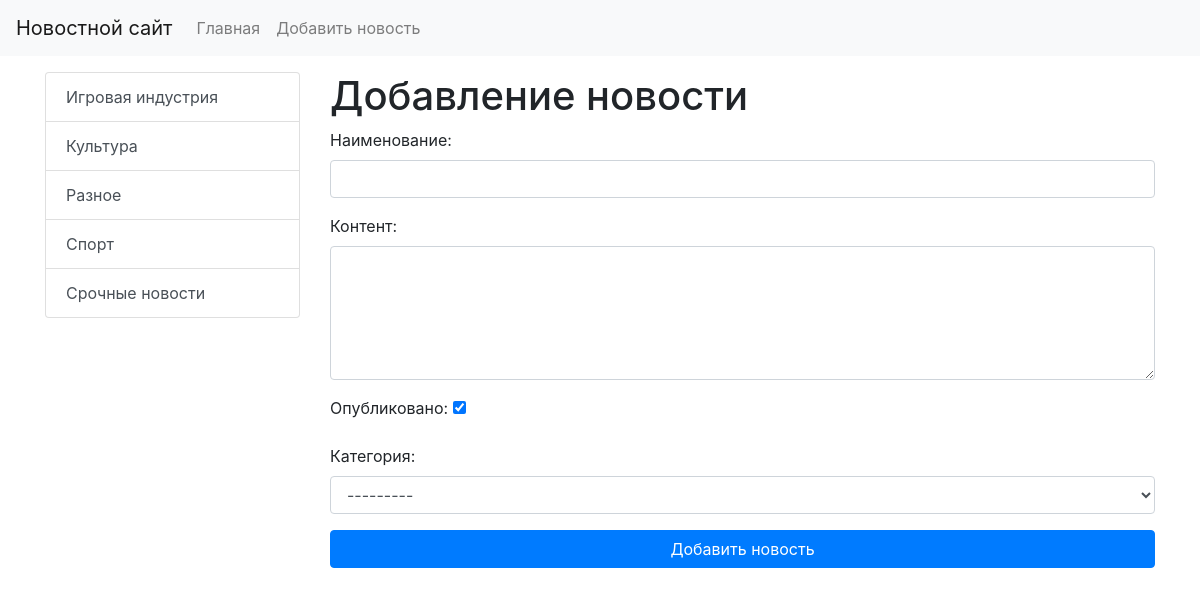
The app's page /news/add-news/ with its own data.
### news/models.py (models this page shows)
class Category(models.Model):
    title = models.CharField(max_length=150, db_index=True, verbose_name='Категория')
    def get_absolute_url(self):
        return reverse('category', kwargs={'category_id': self.pk})
    def __str__(self):
        return self.title
    class Meta:
        verbose_name = 'Категория'
        verbose_name_plural = 'Категории'
        ordering = ['title']

### news/views.py (the view)
# urls.py: path('news/add-news/', add_news, name='add_news'),
def add_news(request):
    if request.method == 'POST':
        form = NewsForm(request.POST)
        if form.is_valid():
            news = form.save()
            return redirect(news)
    else:
        form = NewsForm()
    return render(request, 'news/add_news.html', {'form': form})

### news/forms.py
class NewsForm(forms.ModelForm):
    class Meta:
        model = News
        fields = ['title', 'content', 'is_published', 'category']
        widgets = {
            'title': forms.TextInput(attrs={'class': 'form-control'}),
            'content': forms.Textarea(attrs={'class': 'form-control', 'rows': 5}),
            'category': forms.Select(attrs={'class': 'form-control'}),
        }

### news/templatetags/news_tags.py (called while the page is built)
@register.inclusion_tag('news/list_categories.html')
def show_categories(arg1='Hello', arg2='World'):
    categories = Category.objects.all()
    return {"categories": categories, "arg1": arg1, "arg2": arg2}

### news/templates/news/add_news.html (shortened to what this page needs)
{% extends 'base.html' %}
{% block sidebar %}
{% include 'inc/_sidebar.html' %}
{% endblock %}
{% block content %}
<h1>Добавление новости</h1>
<form action="{% url 'add_news' %}" method="post">
    {{ form.as_p }}
    <button type="submit" class="btn btn-primary btn-block">Добавить новость</button>
</form>
{% endblock %}

### news/templates/news/list_categories.html
<div class="list-group">
    {% for item in categories %}
    <a href="{{ item.get_absolute_url }}" class="list-group-item list-group-item-action">{{ item.title }}</a>
    {% endfor %}
</div>

### records on screen
Category: title "Игровая индустрия"
Category: title "Культура"
Category: title "Разное"
Category: title "Спорт"
Category: title "Срочные новости"
